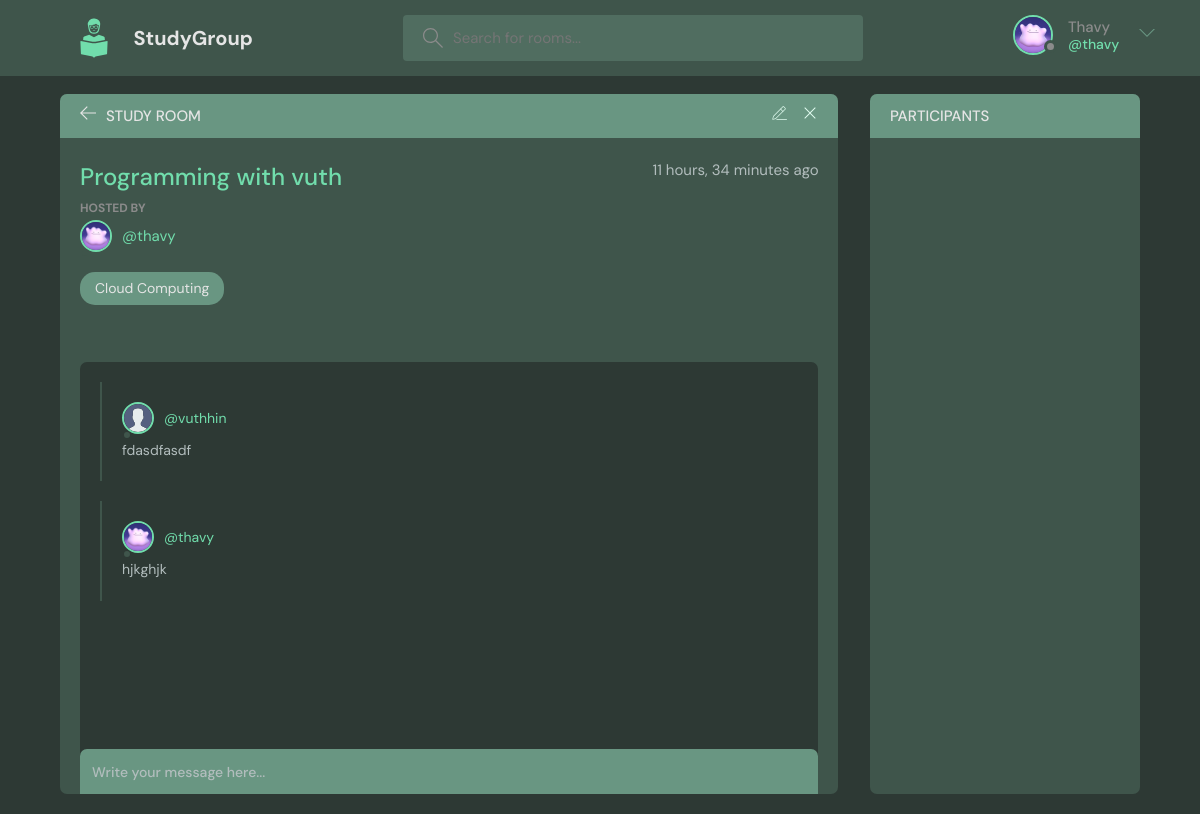
The app's page /room/63/ (signed in) with its own data.
### base/models.py (models this page shows, shortened)
class User(AbstractUser):
    name = models.CharField(max_length=200, null=True)
    email = models.EmailField(unique=True, null=True)
    bio = models.TextField(null=True)
    avatar = models.ImageField(null=True, default="avatar.svg")
    USERNAME_FIELD = 'email'
    REQUIRED_FIELDS = []

class Room(models.Model):
    host = models.ForeignKey(User, on_delete=models.SET_NULL, null=True)
    topic = models.ForeignKey(Topic, on_delete=models.SET_NULL, null=True)
    name = models.CharField(max_length=200)
    description = models.TextField(null=True, blank=True)
    participants = models.ManyToManyField(User, related_name='participants', blank=True)
    updated = models.DateTimeField(auto_now=True)
    created = models.DateTimeField(auto_now_add=True)
    class Meta:
        ordering = ['-updated', '-created']

class Topic(models.Model):
    name = models.CharField(max_length=200)
    def __str__(self):
        return self.name

class Message(models.Model):
    user = models.ForeignKey(User, on_delete=models.SET_NULL, null=True)
    room = models.ForeignKey(Room, on_delete=models.CASCADE)
    body = models.TextField()
    updated = models.DateTimeField(auto_now=True)
    created = models.DateTimeField(auto_now_add=True)
    class Meta:
        ordering = ['-updated', '-created']

### base/views.py (the view)
# urls.py: path('room/<str:pk>/', views.room, name="room"),
@login_required(login_url='login')
def room(request, pk):
    room = Room.objects.get(id=pk)
    room_messages = room.message_set.all().order_by('-created')
    context = {'room': room, 'room_messages': room_messages}
    return render(request, 'base/room.html', context)

### base/templates/base/room.html (shortened to what this page needs)
{% extends 'main.html' %} {% load static %} {% block content %}
<main class="profile-page layout layout--2">
  <div class="container">
    <div class="room">
      <div class="room__top">
        <div class="room__topLeft">
          <a href="{% url 'home' %}">
            <svg
              version="1.1"
              xmlns="http://www.w3.org/2000/svg"
              width="32"
              height="32"
              viewBox="0 0 32 32"
            >
              <title>arrow-left</title>
              <path
                d="M13.723 2.286l-13.723 13.714 13.719 13.714 1.616-1.611-10.96-10.96h27.625v-2.286h-27.625l10.965-10.965-1.616-1.607z"
              ></path>
            </svg>
          </a>
          <h3>Study Room</h3>
        </div>
        {% if room.host == request.user %}
        <div class="room__topRight">
          <a href="{% url 'update-room' room.id %}">
          </a>
          <a href="{% url 'delete-room' room.id %}">
            <svg
              version="1.1"
              xmlns="http://www.w3.org/2000/svg"
              width="32"
              height="32"
              viewBox="0 0 32 32"
            >
              <title>remove</title>
              <path
                d="M27.314 6.019l-1.333-1.333-9.98 9.981-9.981-9.981-1.333 1.333 9.981 9.981-9.981 9.98 1.333 1.333 9.981-9.98 9.98 9.98 1.333-1.333-9.98-9.98 9.98-9.981z"
              ></path>
            </svg>
          </a>
        </div>
        {% endif %}
      </div>
      <div class="room__box scroll">
        <div class="room__header scroll">
          <div class="room__info">
            <h3>{{room.name}}</h3>
            <span>{{room.created|timesince}} ago</span>
          </div>
          <div class="room__hosted">
            <p>Hosted By</p>
            <a
              href="{% url 'user-profile' room.host.id %}"
              class="room__author"
            >
              <div class="avatar avatar--small">
                <img src="{{room.host.avatar.url}}" />
              </div>
              <span>@{{room.host.username}}</span>
            </a>
          </div>
          <span class="room__topics">{{room.topic}}</span>
        </div>
        <div class="room__conversation">
          <div id="messages" class="threads scroll">
            {% for msg in room_messages %}
            <div class="thread">
              <div class="thread__top">
                <div class="thread__author">
                  <a
                    href="{% url 'user-profile' msg.user.id %}"
                    class="thread__authorInfo"
                  >
                    <div class="avatar avatar--small">
                      <img src="{{msg.user.avatar.url}}" />
                    </div>
                    <span>@{{msg.user.username}}</span>
                  </a>
                </div>
              </div>
              <div class="thread__details">{{msg.body}}</div>
            </div>
            {% endfor %}
          </div>
        </div>
        {% if request.user.is_authenticated %}
        <div class="room__message">
          <form id="message-form" action="" method="POST">
            <input
              required
              type="text"
              name="body"
              placeholder="Write your message here..."
            />
          </form>
        </div>
        {% endif %}
      </div>
    </div>
    <div class="participants">
      <h3 class="participants__top">
        Participants
      </h3>
      <div id="participants-list" class="participants__list scroll"></div>
    </div>
  </div>
</main>
{% endblock content %}

### templates/navbar.html (shortened to what this page needs)
{% load static %}
<div class="navbar__space">
</div>
  <header class="header header--loggedIn">
    <div class="container">
      <a href="{% url 'home' %}" class="header__logo">
        <img src="{% static 'images/logo.svg' %}" />
        <h1>StudyGroup</h1>
      </a>
      {% if not '/login/' in request.path and not '/register/' in request.path %}
      <form class="header__search" method="GET" action="{% url 'home' %}">
        <label>
          <input name="q" placeholder="Search for rooms..." />
        </label>
      </form>
      {% endif %}
      <nav class="header__menu">
        {% if request.user.is_authenticated %}
        <div class="header__user">
          <a href="{% url 'user-profile' request.user.id %}">
            <div class="avatar avatar--medium">
              <img src="{{request.user.avatar.url}}" />
            </div>
            <p>{{request.user.name}} <span>@{{request.user.username}}</span></p>
          </a>
          <button class="dropdown-button">
            <svg
              version="1.1"
              xmlns="http://www.w3.org/2000/svg"
              width="32"
              height="32"
              viewBox="0 0 32 32"
            >
              <title>chevron-down</title>
              <path d="M16 21l-13-13h-3l16 16 16-16h-3l-13 13z"></path>
            </svg>
          </button>
        </div>
        {% else %}
        <a href="{% url 'login' %}">
            <img src="{% static 'images/avatar.svg' %}" />
            <p>Login</p>
          </a>
          {% endif %}
      </nav>
    </div>
  </header>

### records on screen
User: user.avatar (picture), user.name "Thavy", user.username "thavy"
Room: name "Programming with vuth", created "11 hours, 34 minutes", host.avatar (picture), host.username "thavy", topic "Cloud Computing"
Message: user.avatar (placeholder picture), user.username "vuthhin", body "fdasdfasdf"
Message: user.avatar (picture), user.username "thavy", body "hjkghjk"
